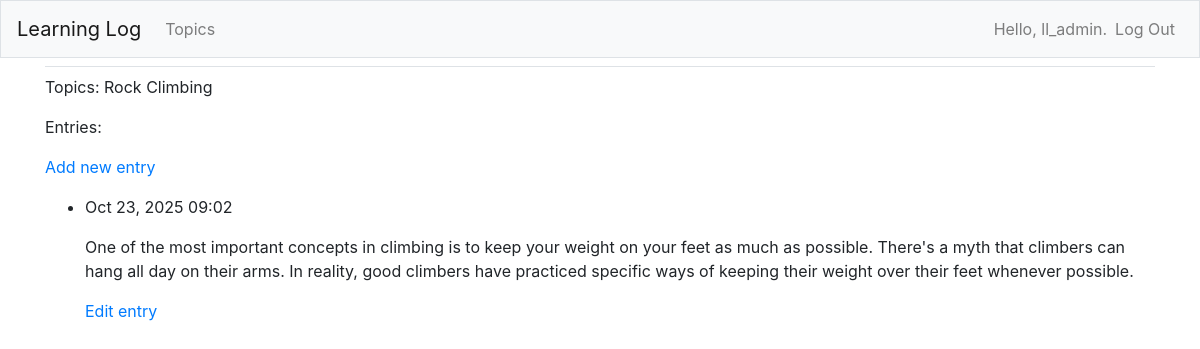
Page /topics/4/ (signed in) on the committed database.
### learning_logs/models.py (models this page shows, shortened)
class Topic(models.Model):
    text = models.CharField(max_length=200)
    date_added = models.DateTimeField(auto_now_add=True)
    owner = models.ForeignKey(User, on_delete=models.CASCADE)
    def __str__(self):
        return self.text

class Entry(models.Model):
    topic = models.ForeignKey(Topic, on_delete=models.CASCADE)
    text = models.TextField()
    date_added = models.DateTimeField(auto_now_add=True)
    class Meta:
        verbose_name_plural = 'entries'

### learning_logs/views.py (the view)
# urls.py: path('topics/<int:topic_id>/', views.topic, name='topic'),
@login_required
def topic(request, topic_id):
    topic = Topic.objects.get(id=topic_id)
    if topic.owner != request.user:
        raise Http404
    entries = topic.entry_set.order_by('-date_added')
    context = {'topic': topic, 'entries':entries}
    return render(request, 'learning_logs/topic.html', context)

### learning_logs/templates/learning_logs/topic.html
{% extends "learning_logs/base.html" %}
{% block content %}
    <p>Topics: {{ topic }}</p>
    <p>Entries:</p>
    <p>
        <a href="{% url 'learning_logs:new_entry' topic.id %}">Add new
        entry</a>
    </p>
    <ul>
    {% for entry in entries %}
        <li>
            <p>{{ entry.date_added|date:'M d, Y H:i' }}</p>
            <p>{{ entry.text|linebreaks }}</p>
            <p>
                <a href="{% url 'learning_logs:edit_entry' entry.id %}">
                    Edit entry</a>
            </p>
        </li>
    {% empty %}
        <li>There are no entries for this topic yet.</li>
    {% endfor %}
    </ul>
    {% endblock content %}

### learning_logs/templates/learning_logs/base.html (shortened to what this page needs)
{% load bootstrap4 %}
<!doctype html>
<html lang="en">
<head>
    {% bootstrap_css %}
</head>
<body>
    <nav class="navbar navbar-expand-md navbar-light bg-light md-4
    border">
        <a class="navbar-brand" href="{% url 'learning_logs:index'%}">
            Learning Log
        </a>
        <div class="collapse navbar-collapse" id="navbarCollapse">
            <ul class="navbar-nav mr-auto">
                <li class="nav-item">
                    <a class="nav-link" href=
                    "{% url 'learning_logs:topics'%}">Topics</a>
                </li>
            </ul>
            <ul class="navbar-nav ml-auto">
                {% if user.is_authenticated %}
                    <li class="nav-item">
                        <span class="navbar-text">Hello,
                            {{ user.username }}.</span>
                    </li>
                    <li class="nav-item">
                        <a class="nav-link" href=
                        "{% url 'users:logout' %}">Log Out</a>
                    </li>
                {% endif %}
            </ul>
        </div>
    </nav>
    <main role="main" class="container">
        <div class="pb-2 mb-2 border-bottom">
        </div>
        <div>
            {% block content%} {% endblock content %}
        </div>
    </main>
</body>
</html>

### rows in the picture
Topic: text "Rock Climbing"
Entry: date_added "Oct 23, 2025 09:02", text "One of the most important concepts in climbing is to keep your weight on your feet as much as possible. There's a myth that climbers can hang all day on their arms. In reality, good climbers have practiced specific ways of keeping their weight over their feet whenever possible."

### other values in the picture
{{ user.username }} "ll_admin"
